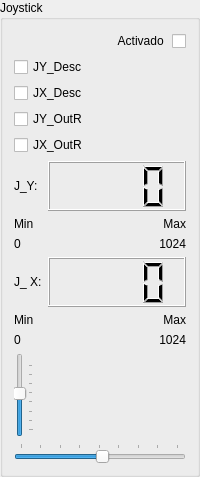
            <widget class="QGroupBox" name="grp_Joystick">
             <property name="sizePolicy">
              <sizepolicy hsizetype="Preferred" vsizetype="Preferred">
               <horstretch>0</horstretch>
               <verstretch>0</verstretch>
              </sizepolicy>
             </property>
             <property name="maximumSize">
              <size>
               <width>16777215</width>
               <height>525</height>
              </size>
             </property>
             <property name="title">
              <string>Joystick</string>
             </property>
             <layout class="QVBoxLayout" name="verticalLayout_6">
              <item>
               <widget class="QCheckBox" name="joystick_Activado_chk">
                <property name="layoutDirection">
                 <enum>Qt::RightToLeft</enum>
                </property>
                <property name="text">
                 <string>Activado </string>
                </property>
               </widget>
              </item>
              <item>
               <widget class="QCheckBox" name="chk_LED_Joy_Y_Desc">
                <property name="sizePolicy">
                 <sizepolicy hsizetype="Preferred" vsizetype="Fixed">
                  <horstretch>0</horstretch>
                  <verstretch>0</verstretch>
                 </sizepolicy>
                </property>
                <property name="minimumSize">
                 <size>
                  <width>40</width>
                  <height>0</height>
                 </size>
                </property>
                <property name="text">
                 <string>JY_Desc</string>
                </property>
               </widget>
              </item>
              <item>
               <widget class="QCheckBox" name="chk_LED_Joy_X_Desc">
                <property name="sizePolicy">
                 <sizepolicy hsizetype="Preferred" vsizetype="Fixed">
                  <horstretch>0</horstretch>
                  <verstretch>0</verstretch>
                 </sizepolicy>
                </property>
                <property name="minimumSize">
                 <size>
                  <width>20</width>
                  <height>0</height>
                 </size>
                </property>
                <property name="text">
                 <string>JX_Desc</string>
                </property>
               </widget>
              </item>
              <item>
               <widget class="QCheckBox" name="chk_LED_Joy_Y_OutR">
                <property name="sizePolicy">
                 <sizepolicy hsizetype="Maximum" vsizetype="Fixed">
                  <horstretch>0</horstretch>
                  <verstretch>0</verstretch>
                 </sizepolicy>
                </property>
                <property name="minimumSize">
                 <size>
                  <width>40</width>
                  <height>0</height>
                 </size>
                </property>
                <property name="text">
                 <string>JY_OutR</string>
                </property>
               </widget>
              </item>
              <item>
               <widget class="QCheckBox" name="chk_LED_Joy_X_OutR">
                <property name="sizePolicy">
                 <sizepolicy hsizetype="Maximum" vsizetype="Fixed">
                  <horstretch>0</horstretch>
                  <verstretch>0</verstretch>
                 </sizepolicy>
                </property>
                <property name="minimumSize">
                 <size>
                  <width>20</width>
                  <height>0</height>
                 </size>
                </property>
                <property name="text">
                 <string>JX_OutR</string>
                </property>
               </widget>
              </item>
              <item>
               <layout class="QFormLayout" name="formLayout_2">
                <item row="1" column="0">
                 <widget class="QLabel" name="joystick_Y_lbl">
                  <property name="sizePolicy">
                   <sizepolicy hsizetype="Maximum" vsizetype="Preferred">
                    <horstretch>0</horstretch>
                    <verstretch>0</verstretch>
                   </sizepolicy>
                  </property>
                  <property name="minimumSize">
                   <size>
                    <width>18</width>
                    <height>50</height>
                   </size>
                  </property>
                  <property name="text">
                   <string>J_Y:</string>
                  </property>
                 </widget>
                </item>
                <item row="1" column="1">
                 <widget class="QLCDNumber" name="joystick_Y_lcd">
                  <property name="sizePolicy">
                   <sizepolicy hsizetype="Preferred" vsizetype="Preferred">
                    <horstretch>0</horstretch>
                    <verstretch>0</verstretch>
                   </sizepolicy>
                  </property>
                  <property name="minimumSize">
                   <size>
                    <width>50</width>
                    <height>40</height>
                   </size>
                  </property>
                  <property name="maximumSize">
                   <size>
                    <width>16777215</width>
                    <height>60</height>
                   </size>
                  </property>
                  <property name="font">
                   <font>
                    <pointsize>14</pointsize>
                    <weight>75</weight>
                    <bold>true</bold>
                   </font>
                  </property>
                  <property name="digitCount">
                   <number>4</number>
                  </property>
                 </widget>
                </item>
                <item row="4" column="0">
                 <widget class="QLabel" name="joystick_X_lbl">
                  <property name="sizePolicy">
                   <sizepolicy hsizetype="Maximum" vsizetype="Preferred">
                    <horstretch>0</horstretch>
                    <verstretch>0</verstretch>
                   </sizepolicy>
                  </property>
                  <property name="minimumSize">
                   <size>
                    <width>17</width>
                    <height>50</height>
                   </size>
                  </property>
                  <property name="text">
                   <string>J_ X:</string>
                  </property>
                 </widget>
                </item>
                <item row="4" column="1">
                 <widget class="QLCDNumber" name="joystick_X_lcd">
                  <property name="enabled">
                   <bool>true</bool>
                  </property>
                  <property name="sizePolicy">
                   <sizepolicy hsizetype="Preferred" vsizetype="Preferred">
                    <horstretch>0</horstretch>
                    <verstretch>0</verstretch>
                   </sizepolicy>
                  </property>
                  <property name="minimumSize">
                   <size>
                    <width>50</width>
                    <height>40</height>
                   </size>
                  </property>
                  <property name="maximumSize">
                   <size>
                    <width>16777215</width>
                    <height>60</height>
                   </size>
                  </property>
                  <property name="font">
                   <font>
                    <pointsize>20</pointsize>
                    <weight>75</weight>
                    <bold>true</bold>
                   </font>
                  </property>
                  <property name="digitCount">
                   <number>4</number>
                  </property>
                 </widget>
                </item>
                <item row="2" column="0">
                 <widget class="QLabel" name="label_34">
                  <property name="text">
                   <string>Min</string>
                  </property>
                 </widget>
                </item>
                <item row="2" column="1">
                 <widget class="QLabel" name="label_36">
                  <property name="text">
                   <string>Max</string>
                  </property>
                  <property name="alignment">
                   <set>Qt::AlignRight|Qt::AlignTrailing|Qt::AlignVCenter</set>
                  </property>
                 </widget>
                </item>
                <item row="3" column="0">
                 <widget class="QLabel" name="Jy_Min_lbl">
                  <property name="text">
                   <string>0</string>
                  </property>
                 </widget>
                </item>
                <item row="3" column="1">
                 <widget class="QLabel" name="Jy_Max_lbl">
                  <property name="text">
                   <string>1024</string>
                  </property>
                  <property name="alignment">
                   <set>Qt::AlignRight|Qt::AlignTrailing|Qt::AlignVCenter</set>
                  </property>
                 </widget>
                </item>
                <item row="5" column="0">
                 <widget class="QLabel" name="label_39">
                  <property name="text">
                   <string>Min</string>
                  </property>
                 </widget>
                </item>
                <item row="5" column="1">
                 <widget class="QLabel" name="label_40">
                  <property name="text">
                   <string>Max</string>
                  </property>
                  <property name="alignment">
                   <set>Qt::AlignRight|Qt::AlignTrailing|Qt::AlignVCenter</set>
                  </property>
                 </widget>
                </item>
                <item row="6" column="0">
                 <widget class="QLabel" name="Jx_Min_lbl">
                  <property name="text">
                   <string>0</string>
                  </property>
                 </widget>
                </item>
                <item row="6" column="1">
                 <widget class="QLabel" name="Jx_Max_lbl">
                  <property name="text">
                   <string>1024</string>
                  </property>
                  <property name="alignment">
                   <set>Qt::AlignRight|Qt::AlignTrailing|Qt::AlignVCenter</set>
                  </property>
                 </widget>
                </item>
               </layout>
              </item>
              <item>
               <layout class="QGridLayout" name="gridLayout_2">
                <property name="leftMargin">
                 <number>0</number>
                </property>
                <item row="2" column="0">
                 <widget class="QSlider" name="joystickVertical_sld">
                  <property name="minimumSize">
                   <size>
                    <width>0</width>
                    <height>60</height>
                   </size>
                  </property>
                  <property name="maximumSize">
                   <size>
                    <width>16777215</width>
                    <height>100</height>
                   </size>
                  </property>
                  <property name="minimum">
                   <number>370</number>
                  </property>
                  <property name="maximum">
                   <number>640</number>
                  </property>
                  <property name="pageStep">
                   <number>36</number>
                  </property>
                  <property name="value">
                   <number>512</number>
                  </property>
                  <property name="orientation">
                   <enum>Qt::Vertical</enum>
                  </property>
                  <property name="tickPosition">
                   <enum>QSlider::TicksBelow</enum>
                  </property>
                 </widget>
                </item>
                <item row="3" column="0">
                 <widget class="QSlider" name="joystickHorizontal_Sld">
                  <property name="minimum">
                   <number>374</number>
                  </property>
                  <property name="maximum">
                   <number>640</number>
                  </property>
                  <property name="pageStep">
                   <number>33</number>
                  </property>
                  <property name="value">
                   <number>512</number>
                  </property>
                  <property name="orientation">
                   <enum>Qt::Horizontal</enum>
                  </property>
                  <property name="tickPosition">
                   <enum>QSlider::TicksAbove</enum>
                  </property>
                 </widget>
                </item>
               </layout>
              </item>
             </layout>
            </widget>
